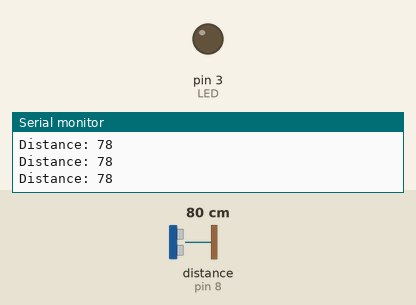
Recording of a sketch running on a simulated Arduino Uno, built with avr-gcc and run on an emulated ATmega328P. On the bench: output pins drawn as LEDs (lit = HIGH), the last lines printed to the serial monitor. Wiring (inferred from the names in the program): ultrasonic range finder: trigger pin 9; echo pin 8. The inputs (shaded band) are chosen by the test bench; at power-on: distance to the obstacle (sensor on pin 8) 80 cm. The echo pulse lasts 58.3 µs per cm; pins used as bus, display or sensor lines are not drawn.

Above: at 1.3 s.
1.4 s: distance to the obstacle (sensor on pin 8) set to 12 cm
3.2 s: distance to the obstacle (sensor on pin 8) set to 9 cm
At 5.2 s:
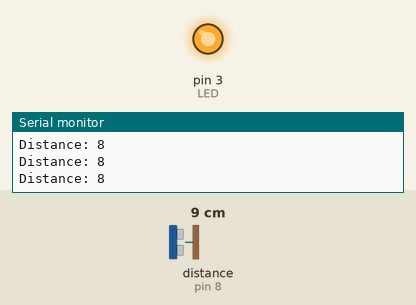
5.5 s: distance to the obstacle (sensor on pin 8) set to 18 cm
At 7.0 s:
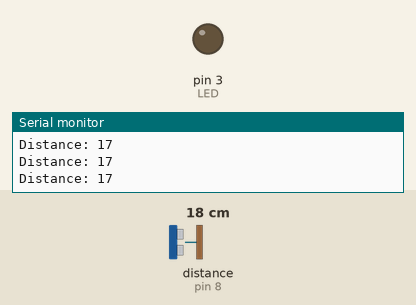
7.5 s: distance to the obstacle (sensor on pin 8) set to 2 cm
At 8.7 s:
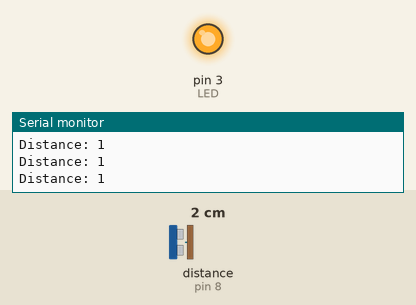
Timing chart, 0 to 10.5 s (numbered marks = the images above; inputs shaded):
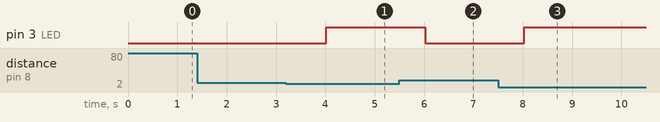

Measured:
- the behaviour switches between 11 and 10 cm on distance to the obstacle (sensor on pin 8) (found by bisection; images 0 and 1)
- after the input at 3.2 s, pin 3 (LED): LOW → HIGH after 0.82 s
- after the input at 5.5 s, pin 3 (LED): HIGH → LOW after 0.53 s
- after the input at 7.5 s, pin 3 (LED): LOW → HIGH after 0.53 s

The sketch:

ultrasonic-Code.ino
```cpp
int trigPin = 9;
int echoPin = 8;
int LED =3;
// defines variables
long duration;
int distance;

void setup() {
pinMode(trigPin, OUTPUT); // Sets the trigPin as an Output
pinMode(LED, OUTPUT);
pinMode(echoPin, INPUT); // Sets the echoPin as an Input
Serial.begin(9600); // Starts the serial communication
}
void loop() {
// Clears the trigPin
digitalWrite(trigPin, LOW);
delayMicroseconds(2);
// Sets the trigPin on HIGH state for 10 micro seconds
digitalWrite(trigPin, HIGH);
delayMicroseconds(10);
digitalWrite(trigPin, LOW);


// Reads the echoPin, returns the sound wave travel time in microseconds
duration = pulseIn(echoPin, HIGH);
// Calculating the distance/ speed of sound, of course! Its 340 m/s. We have to convert the speed of sound into cm/µs
distance= duration*0.034/2;
// Prints the distance on the Serial Monitor
Serial.print("Distance: ");
Serial.println(distance);
delay (500);
if (distance <10 ){
digitalWrite(LED, HIGH);
}
else
digitalWrite(LED, LOW);

}
```
